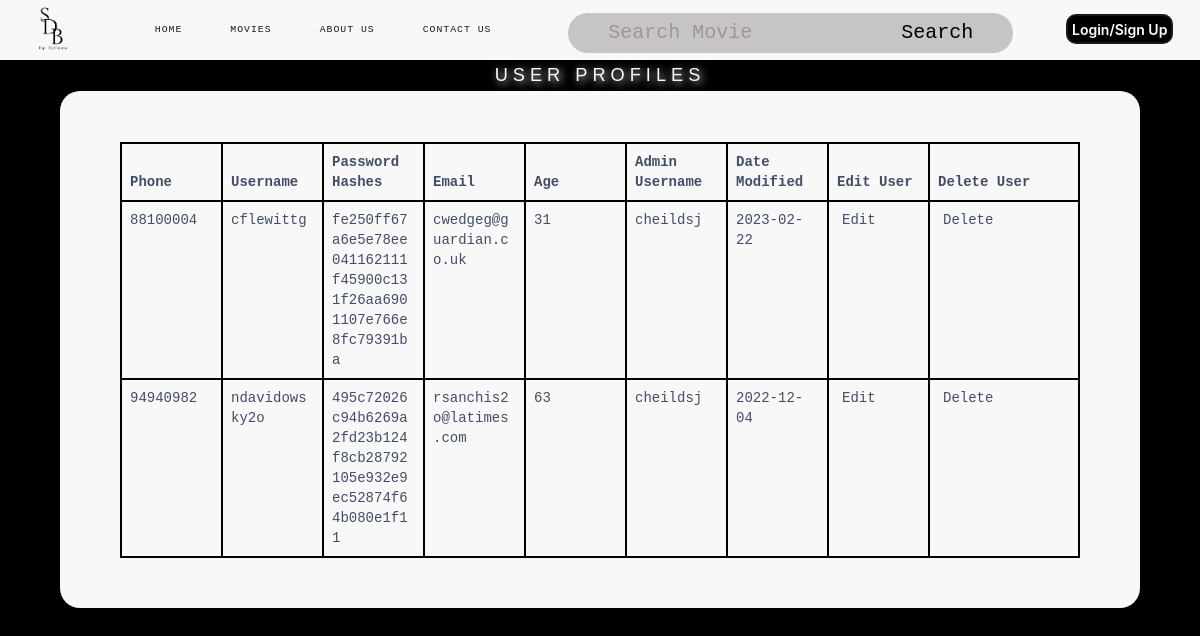
/ManagerPage.php, run on the app's committed database.
### tables this page shows
CREATE TABLE `manager` (
  `phoneNo` int(8) DEFAULT NULL,
  `username` varchar(13) DEFAULT NULL,
  `hashedPassw` varchar(64) DEFAULT NULL,
  `email` varchar(22) DEFAULT NULL,
  `age` int(2) DEFAULT NULL,
  `aUsername` varchar(8) DEFAULT NULL,
  `dateLastModified` date DEFAULT NULL
);

### entityClass.php (called while the page is built, shortened)
<?php
class testDB{
    private $conn;
    function __construct($servername = "localhost", $dbusername = "root", $password = "", $dbname = "testdb") {
        $this->conn = new mysqli($servername, $dbusername, $password, $dbname);
    }
    function retrieveManagerDB(){
        $result = $this->conn->query("SELECT * from `manager`");
        $row = $result->fetch_all(MYSQLI_BOTH);
        return $row;
    }
}
?>

### dbFunctions.php (called while the page is built, shortened)
<?php
include ("entityClass.php");
class controller{
    private $testDB;
    function __construct(){
        $this->testDB = new testDB();
    }
    function run($method,$var1=0,$var2=0,$var3=0,$var4=0,$var5=0,$var6=0,$var7=0,$var8=0,$var9=0,$var10=0,$var11=0,$var12=0,$var13=0,$var14=0,$var15=0,$var16=0){
        if($method == "validateUserLogin"){
            $result = $this->testDB -> validateUserLogin($var1,$var2,$var3);
        }
        else if($method == "validateRegistration"){
            $result = $this->testDB->validateRegistration($var1);
        }
        else if($method == "processRegistration"){
            $result = $this->testDB->processRegistration($var1,$var2,$var3,$var4,$var5,$var6,$var7,$var8);
        }
        else if($method == "getMovie1"){
            $result = $this->testDB->getMovie1();
        }
        else if($method == "getMovie0"){
            $result = $this->testDB->getMovie0();
        }
        else if($method == "fetchUserDetails"){
            $result = $this->testDB->fetchUserDetails($var1,$var2,$var3);
        }
        else if($method == "searchMovies"){
            $result = $this->testDB->searchMovies($var1);
        }
        else if($method == "searchMovies10"){
            $result = $this->testDB->searchMovies10($var1,$var2);
        }
        else if($method == "searchMovies10Num"){
            $result = $this->testDB->searchMovies10Num($var1,$var2);
        }
        else if($method == "updatePassword"){
            $result = $this->testDB->updatePassword($var1,$var2,$var3,$var4);
        }
        else if($method == "validatePasswordChange"){
            $result = $this->testDB->validatePasswordChange($var1,$var2);
        }
        else if($method == "getBookings"){
            $result = $this->testDB->getBookings();
        }
        else if($method == "getBookingFromID"){
            $result = $this->testDB->getBookingFromID($var1);
        }
        else if($method == "updateBookings"){
            $result = $this->testDB->updateBookings($var1,$var2,$var3,$var4,$var5,$var6,$var7,$var8,$var9,$var10,$var11,$var12,$var13,$var14);
        }
        else if($method == "deleteBooking"){
            $result = $this->testDB->deleteBooking($var1);
        }
        else if($method == "confirmDeletion"){
            $result = $this->testDB->confirmDeletion($var1);
        }
        else if($method == "claimBooking"){
            $result = $this->testDB->claimBooking($var1);
        }
        else if($method == "getAllMovies"){
            $result = $this->testDB->getAllMovies();
        }
        else if($method == "updateMovie"){
            $result = $this->testDB->updateMovie($var1,$var2,$var3,$var4,$var5,$var6,$var7,$var8,$var9,$var10,$var11,$var12,$var13,$var14,$var15,$var16);
        }
        else if($method == "deleteMovie"){
            $result = $this->testDB->deleteMovie($var1);
        }
        else if($method == "confirmMovieDeletion"){
            $result = $this->testDB->confirmMovieDeletion($var1);
        }
        else if($method == "escapeString"){
            $result = $this->testDB->escapeString($var1);
        }
        else if($method == "addMovie"){
            $result = $this->testDB->addMovie($var1,$var2,$var3,$var4,$var5,$var6,$var7,$var8,$var9,$var10,$var11,$var12,$var13,$var14,$var15,$var16);
        }
        else if($method == "getRoomPlandb"){
            $result = $this->testDB->getRoomPlandb();
        }
        else if($method == "getRoomPlanFromID"){
            $result = $this->testDB->getRoomPlanFromID($var1);
        }
        else if($method == "updateRoomPlan"){
            $result = $this->testDB->updateRoomPlan($var1,$var2,$var3,$var4,$var5);
        }
        else if($method == "resetRoomPlan"){
            $result = $this->testDB->resetRoomPlan($var1);
        }
        else if($method == "getMovieTitleFromID"){
            $result = $this->testDB->getMovieTitleFromID($var1);
        }
        else if($method == "getBookingFromUsername"){
            $result = $this->testDB->getBookingFromUsername($var1);
        }
        else if($method == "updatePref"){
            $result = $this->testDB->updatePref($var1,$var2,$var3);
        }
        else if($method == "getPref"){
            $result = $this->testDB->getPref($var1);
        }
        else if($method == "getCustomerList"){
            $result = $this->testDB->getCustomerList();
        }
        else if($method == "getAllFood"){
            $result = $this->testDB->getAllFood();
        }
        else if($method == "getFoodFromName"){
            $result = $this->testDB->getFoodFromName($var1);
        }
        else if($method == "updateFood"){
            $result = $this->testDB->updateFood($var1,$var2,$var3,$var4,$var5,$var6);
        }
        else if($method == "deleteFood"){
            $result = $this->testDB->deleteFood($var1);
        }
        else if($method == "confirmDeleteFood"){
            $result = $this->testDB->confirmDeleteFood($var1);
        }
        else if($method == "addFood"){
            $result = $this->testDB->addFood($var1,$var2,$var3,$var4,$var5,$var6);
        }
        else if($method == "countRowFood"){
            $result = $this->testDB->countRowFood($var1);
        }
        else if($method == "getDistinctYear"){
            $result = $this->testDB->getDistinctYear();
        }
        else if($method == "getBookingReportAllTime"){
            $result = $this->testDB->getBookingReportAllTime();
        }
        else if($method == "popularMoviesAllTime"){
            $result = $this->testDB->popularMoviesAllTime();
        }
        else if($method == "busyDatesAllTime"){
            $result = $this->testDB->busyDatesAllTime();
        }
        else if($method == "getBookingReportYear"){
            $result = $this->testDB->getBookingReportYear($var1);
        }
        else if($method == "popularMoviesYear"){
            $result = $this->testDB->popularMoviesYear($var1);
        }
        else if($method == "busyDatesYear"){
            $result = $this->testDB->busyDatesYear($var1);
        }
        else if($method == "getBookingReportYearMonth"){
            $result = $this->testDB->getBookingReportYearMonth($var1,$var2);
        }
        else if($method == "popularMoviesYearMonth"){
            $result = $this->testDB->popularMoviesYearMonth($var1,$var2);
        }
        else if($method == "busyDatesYearMonth"){
            $result = $this->testDB->busyDatesYearMonth($var1,$var2);
        }
        else if($method == "getBookingReportDay"){
            $result = $this->testDB->getBookingReportDay($var1);
        }
        else if($method == "popularMoviesDay"){
            $result = $this->testDB->popularMoviesDay($var1);
        }
        else if($method == "busyDatesDay"){
            $result = $this->testDB->busyDatesDay($var1);
        }
        else if($method == "resetRoomSpec"){
            $result = $this->testDB->resetRoomSpec($var1);
        }
        else if($method == "updateRoomSpec0"){
            $result = $this->testDB->updateRoomSpec0($var1,$var2,$var3);
        }
        else if($method == "getMovieFromID"){
            $result = $this->testDB->getMovieFromID($var1);
        }
        else if($method == "getRoomPlan"){
            $result = $this->testDB->getRoomPlan($var1);
        }
        else if($method == "getRoomSpecs"){
            $result = $this->testDB->getRoomSpecs($var1);
        }
        else if($method == "updateSeatStatusUnavailable"){
            $result = $this->testDB->updateSeatStatusUnavailable($var1, $var2);
        }
        else if($method == "resetSeatingStatus"){
            $result = $this->testDB->resetSeatingStatus($var1);
        }
        else if($method == "getAvailableFoodDetails"){
            $result = $this->testDB->getAvailableFoodDetails();
        }
        else if($method == "getBookingDetails"){
            $result = $this->testDB->getBookingDetails($var1);
        }
        else if($method == "getSeatStatus"){
            $result = $this->testDB->getSeatStatus($var1,$var2,$var3);
        }
        else if($method == "getSeatName"){
            $result = $this->testDB->getSeatName($var1,$var2,$var3);
        }
        else if($method == "updateBookingdb"){
            $result = $this->testDB->updateBookingdb($var1,$var2,$var3,$var4,$var5,$var6,$var7,$var8,$var9,$var10,$var11,$var12,$var13);
        }
        else if($method == "redeemPoints"){
            $result = $this->testDB->redeemPoints($var1,$var2);
        }
        else if($method == "gainPoints"){
            $result = $this->testDB->gainPoints($var1,$var2);
        }
        else if($method == "updateSeatStatus"){
            $result = $this->testDB->updateSeatStatus($var1,$var2);
        }
        else if($method == "retrieveStaff"){
            $result = $this->testDB->retrieveStaff($var1);
        }
        else if($method == "retrieveManager"){
            $result = $this->testDB->retrieveManager($var1);
        }
        else if($method == "retrieveCustomer"){
            $result = $this->testDB->retrieveCustomer($var1);
        }
        else if($method == "updateManager"){
            $result = $this->testDB->updateManager($var1, $var2, $var3, $var4, $var5, $var6);
        }
        else if($method == "updateStaff"){
            $result = $this->testDB->updateStaff($var1, $var2, $var3, $var4, $var5, $var6);
        }
        else if($method == "updateCustomer"){
            $result = $this->testDB->updateCustomer($var1, $var2, $var3, $var4, $var5, $var6);
        }
        else if($method == "deleteStaff"){
            $result = $this->testDB->deleteStaff($var1);
        }
        else if($method == "updateUserInfo"){
            $result = $this->testDB->updateUserInfo($var1, $var2, $var3, $var4, $var5, $var6);
        }
        else if($method == "addReview"){
            $result = $this->testDB->addReview($var1, $var2, $var3);
        }
        else if($method == "retrieveStaffDB"){
            $result = $this->testDB->retrieveStaffDB();
        }
        else if($method == "retrieveManagerDB"){
            $result = $this->testDB->retrieveManagerDB();
        }
        return $result;
   }
}
?>

### ManagerPage.php (the view, shortened to what this page needs)
<?php
class ManagerPage{
    function display(){
        $message = '
        <thead>
        <div class="table-container">
        <div class="table-wrapper">
        <div class="table-title">
        <div class="row">
        <div class="col-sm-4">
        </div>
        </div>
        </div>
        <table class="table table-bordered">
        <thead>
        <tr>
        <th>Phone</th>
        <th>Username</th>
        <th>Password Hashes</th>
        <th>Email</th>
        <th>Age</th>
        <th>Admin Username</th>
        <th>Date Modified</th>
        <th>Edit User</th>
        <th>Delete User</th>
        </tr>
        </thead>
        <tbody>
        ';
        include ("dbFunctions.php");
        $controller = new controller();
        $row = $controller ->run("retrieveManagerDB");
        for($i = 0; $i < sizeof($row);$i++){
            $message = $message. '<tr>';
            $message = $message.  '<td>'.$row[$i]['phoneNo'].'</td>';
            $message = $message.  '<td>'.$row[$i]['username'].'</td>';
            $message = $message.  '<td>'.$row[$i]['hashedPassw'].'</td>';
            $message = $message.  '<td>'.$row[$i]['email'].'</td>';
            $message = $message.  '<td>'.$row[$i]['age'].'</td>';
            $message = $message.  '<td>'.$row[$i]['aUsername'].'</td>';
            $message = $message.  '<td>'.$row[$i]['dateLastModified'].'</td>';
            $message = $message. '<td><a href="EditManagerProfile.php?action=edit&username='.$row[$i]['username'].'">Edit</a></td>';
            $message = $message. '<td><a href="EditManagerProfile.php?action=delete&username='.$row[$i]['username'].'">Delete</a></td>';
            $message = $message.  '</td>';
            $message = $message.  '</tr>';
        }
            echo'
        <!DOCTYPE html>
        <html lang="en">
        <head>
        <meta charset="utf-8">
        <meta http-equiv="X-UA-Compatible" content="IE=edge">
        <meta name="viewport" content="width=device-width, initial-scale=1">
        <title>View User Profiles</title>
        <link rel="stylesheet" href="https://fonts.googleapis.com/css?family=Roboto|Varela+Round|Open+Sans">
        <link rel="stylesheet" href="https://fonts.googleapis.com/icon?family=Material+Icons">
        <link rel="stylesheet" href="https://maxcdn.bootstrapcdn.com/font-awesome/4.7.0/css/font-awesome.min.css">
        <link rel="stylesheet" href="https://maxcdn.bootstrapcdn.com/bootstrap/3.3.7/css/bootstrap.min.css">
        <link rel="stylesheet" href="https://cdnjs.cloudflare.com/ajax/libs/font-awesome/4.7.0/css/font-awesome.min.css">
        <script src="https://ajax.googleapis.com/ajax/libs/jquery/1.12.4/jquery.min.js"></script>
        <script src="https://maxcdn.bootstrapcdn.com/bootstrap/3.3.7/js/bootstrap.min.js"></script>
        <style type="text/css">
        @import url("CSS/AllUsersCSS.css");
        </style>';
        echo'
        </head>';
        include('navbar.php');
        echo'<body>
                <center>
                <div id="content">
                <h2>User<span style="color:#F8F8F8;"> Profiles</span></h2>
                </div>
                <div class="form">
                    <form action="">
                        <table class="table table-bordered">';
        echo $message;
        echo'
        </tbody>
        </table>
        </div>
        </div>
        </body>
        </html> ';
    }
}
$display = new ManagerPage();
$display->display();
?>

### CSS/AllUsersCSS.css (style rules this page uses)
body { color: #404E67; background: #000000; font-family: 'Open Sans', sans-serif; }
#content h2 { margin: 0 0 0 0; font: 130% verdana, "Trebuchet MS", arial, tahoma, sans-serif; padding: 5px; text-transform: uppercase; letter-spacing: 5px; color: #F8F8F8; background: inherit; }
.form { background-color: #F8F8F8; margin: 0 5%; padding: 30px 60px; border-radius: 20px; }
table.table { table-layout: fixed; border-radius: 25px; border-top: 2px solid black; overflow-wrap: break-word; }
table.table tr th, table.table tr td { border-left: 2px solid black; border-right: 2px solid black; border-bottom: 2px solid black; border-radius: 55px; overflow-wrap: break-word; }
table.table th:last-child { width: 150px; }
table.table td a { cursor: pointer; display: inline-block; margin: 0 5px; min-width: 30px; overflow-wrap: break-word; }

### CSS/coba.css (style rules this page uses)
* { -webkit-box-sizing: border-box; box-sizing: border-box; }
body { font-family: Consolas, "Andale Mono", "Lucida Console", "Lucida Sans Typewriter", Monaco, "Courier New", "monospace"; }
* { border: 0; box-sizing: border-box; margin: 0; padding: 0; }
body { background: #000000; font-family: Consolas, "Andale Mono", "Lucida Console", "Lucida Sans Typewriter", Monaco, "Courier New", "monospace"; }
a { color: inherit; font-family: inherit; font-size: inherit; text-decoration: none; }
::placeholder { color: #A29595; }
* { box-sizing: border-box; padding: 0; margin: 0 auto; }
h2 { font: mono Baskerville, "Palatino Linotype", Palatino, "Century Schoolbook L", "Times New Roman", "serif"; text-align: center; color: aliceblue; text-shadow: 2px 2px 8px white; font-size: 40px; padding-top: 10px; padding-bottom: 20px; }
* { box-sizing: border-box; }
.row { display: flex; }

### data on the page
manager: phoneNo "88100004", username "cflewittg", hashedPassw "fe250ff67a6e5e78ee041162111f45900c131f26aa6901107e766e8fc79391ba", email "cwedgeg@guardian.co.uk", age "31", aUsername "cheildsj", dateLastModified "2023-02-22"
manager: phoneNo "94940982", username "ndavidowsky2o", hashedPassw "495c72026c94b6269a2fd23b124f8cb28792105e932e9ec52874f64b080e1f11", email "rsanchis2o@latimes.com", age "63", aUsername "cheildsj", dateLastModified "2022-12-04"
